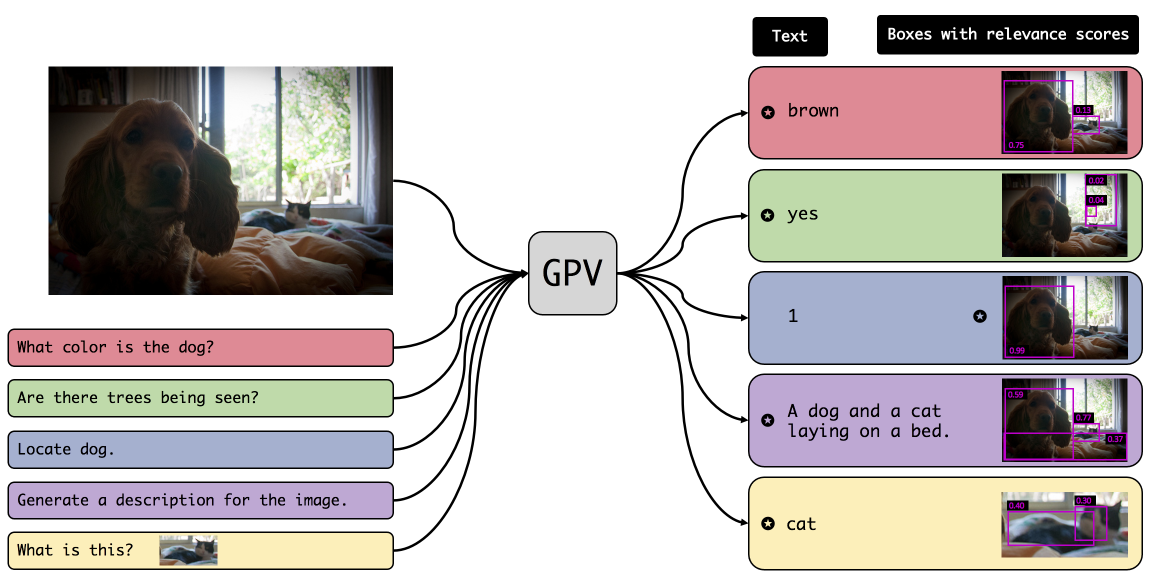
#> input picture assets/teaser.png, 2297 x 1165 px, given in place of ., which was not available (shown at 1/2 size)
$ python -i make_grid.py   (imports and definitions only)
#> lines starting #> are read from the running program, lines starting #| are printed output that depends on the picture; pictures that were not available may be replaced by others from this repository, and a replacement may not be noted
import os
import magic
import cv2
import numpy as np
import networkx as nx
import json
import pickle
import yaml
import numpy as np
import gzip
import scipy.io

UNSEEN = ['bed', 'bench', 'book', 'cell phone', 'horse', 'remote',
             'sheep', 'suitcase', 'surfboard', 'wine glass','banana', 'baseball bat', 'bottle', 'broccoli', 'donut',
             'hot dog', 'keyboard', 'laptop', 'train', 'tv']
# def get_random_img_of_concept(concept):
def concat_tile(im_list_2d):
    return cv2.vconcat([cv2.hconcat(im_list_h) for im_list_h in im_list_2d])
def create_grid(list_of_imgs):
#> called with list_of_imgs = '../../../assets/teaser.png'
    new_im_list = []
    im_1_1 = cv2.imread(f'/data/michal5/gpv/learning_phase_data/web_data/images/{list_of_imgs[0]}')
#> im_1_1 is the input picture: shape (1165, 2297, 3); mean B, G, R 186.8, 187.9, 193.7
    im_1 = cv2.resize(im_1_1,(64,64))
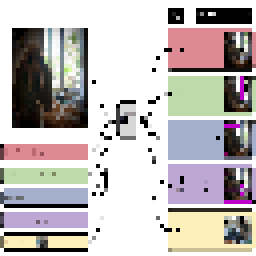
#> im_1: shape (64, 64, 3) (shown 4 times larger); mean B, G, R 184.7, 185.5, 191.4
    im_2_1 = cv2.imread(f'/data/michal5/gpv/learning_phase_data/web_data/images/{list_of_imgs[1]}')
    im_2 = cv2.resize(im_2_1,(64,64))
    im_3_1 = cv2.imread(f'/data/michal5/gpv/learning_phase_data/web_data/images/{list_of_imgs[2]}')
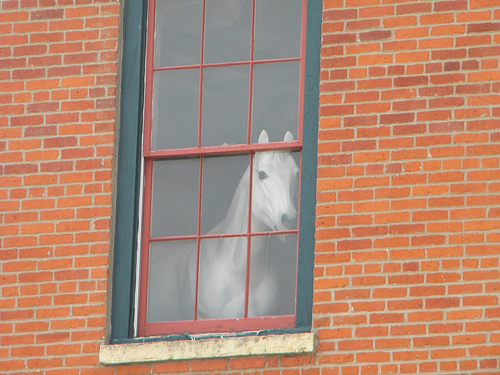
#> input picture assets/white_horse.png, 500 x 375 px, given in place of , which was not available
#> im_3_1 is the input picture: shape (375, 500, 3); mean B, G, R 115.3, 137.1, 179.4
    im_3 = cv2.resize(im_3_1,(64,64))
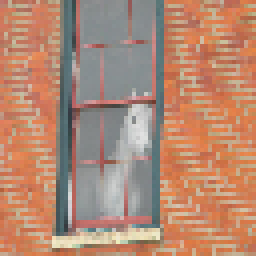
#> im_3: shape (64, 64, 3) (shown 4 times larger); mean B, G, R 115.1, 137.1, 179.5
    im_4_1 = cv2.imread(f'/data/michal5/gpv/learning_phase_data/web_data/images/{list_of_imgs[3]}')
    im_4 = cv2.resize(im_4_1,(64,64))
    im_grd = concat_tile([[im_1, im_2],
                       [im_3,im_4]])
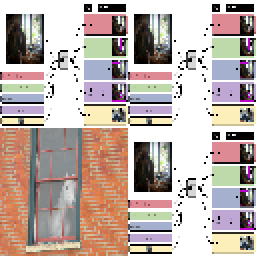
#> im_grd: shape (128, 128, 3) (shown 2 times larger); mean B, G, R 167.3, 173.4, 188.4
    return im_grd
# [26 lines left out: functions get_random_imgs, dump_json_object, not called in this run]
def write(file_name, data, mode='wb'):
    with open(file_name, mode) as f:
        f.write(data)

def load_json_object(file_name, compress=False):
    if compress:
        return json.loads(gzip.decompress(read(file_name)).decode('utf8'))
    else:
        return json.loads(read(file_name, 'r'))
def read(file_name, mode='rb'):
    with open(file_name, mode) as f:
        return f.read()
# [6 lines left out: function make_reverse_image_id_to_category, not called in this run]
class NumpyAwareJSONEncoder(json.JSONEncoder):
    # [25 lines left out: function default, not called in this run]
def load_json_information():
    web_qa_id_to_value = load_json_object('/shared/rsaas/michal5/gpv_michal/query_to_web_id.json')
    category_names = [k for k in web_qa_id_to_value.keys()]
    category_to_coco_id = load_json_object('/shared/rsaas/michal5/gpv_michal/web_training_info/category_coco_id.json')
    category_to_image_id = load_json_object('/shared/rsaas/michal5/gpv_michal/web_training_info/category_to_image_id.json')
    category_to_pos = load_json_object('/shared/rsaas/michal5/gpv_michal/web_training_info/category_to_pos.json')
    dict_list = {'category_names':category_names,'category_to_coco_id':category_to_coco_id,'category_to_image_id':category_to_image_id,
    'category_to_pos':category_to_pos,'web_id_to_value':web_qa_id_to_value}
    return dict_list
# [1 line that did not run here, left out]
# [1 line that did not run here, left out]
# [1 line that did not run here, left out]
# [1 line that did not run here, left out]
# [1 line not run here, left out]
entry_to_grid = {}
noun_neighbors = []
adj_dict = {}
# [24 lines not run here, left out]

# [110 lines of commented-out code are left out]

>>> result = create_grid('../../../assets/teaser.png')
